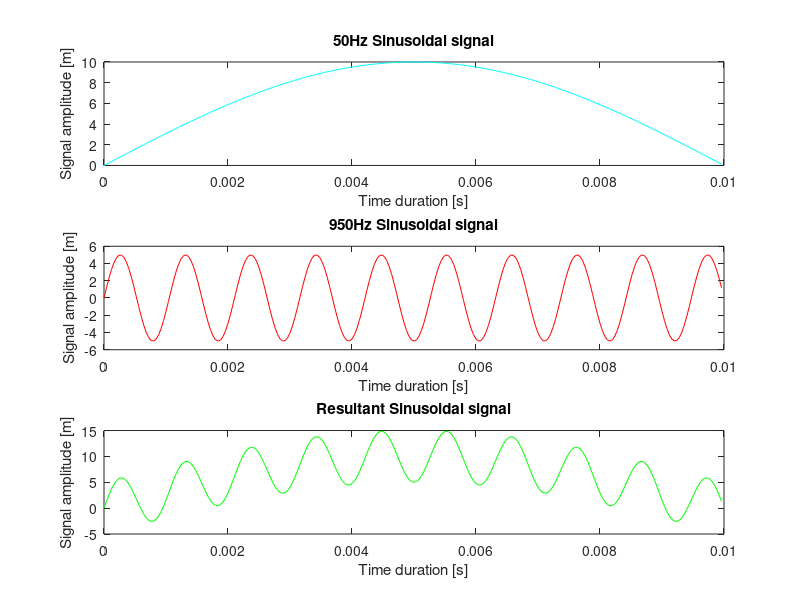

Write the MATLAB code that produced this figure.
%a Program to Generate a Signal Equal to the Sum of Two Sine Waves with the
%Following Characteristics
%
%3-Seconds duration
%Sample frequency = 2KHz
%Sinusoid wave 1 : frequency 50Hz(low), Amplitude 10, Phase = 0
%Sinusoid wave 2 : frequency 950Hz(high), Amplitude 1, Phase = 0

%Put-Ins
r = 25000;                         %Sampling rate
tp = 1/r;                          %Time period
Wl = 250;                          %Wavelength
t = (0: Wl - 1)*tp;

%Useful Relations
W1 = 10*sin(2*pi*50*t);            %Wave signal 1
W2 = 5*sin(2*pi*950*t);            %Wave signal 2
W = W1 + W2;                       %Resultant wave signal

%Plottings
subplot(3, 1, 1);
plot(t, W1, 'c');
title('50Hz Sinusoidal signal');
xlabel('Time duration [s]');
ylabel('Signal amplitude [m]');

subplot(3, 1, 2);
plot(t, W2, 'r');
title('950Hz Sinusoidal signal');
xlabel('Time duration [s]');
ylabel('Signal amplitude [m]');

subplot(3, 1, 3);
plot(t, W, 'g');
title('Resultant Sinusoidal signal');
xlabel('Time duration [s]');
ylabel('Signal amplitude [m]');